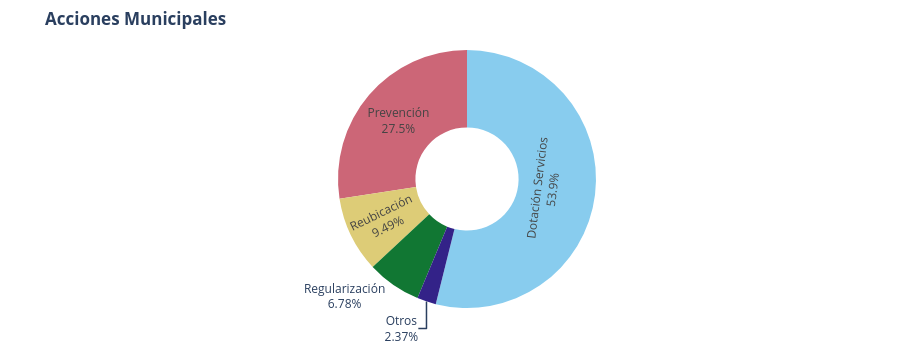

The code cell stored with this chart in its notebook:
### Code cell
# Acciones municipales 
df_actions = pd.read_csv("../datos/Res_territorial_ah_CNGMD2021/res_terr_ah_irreg_cngmd2021_csv/conjunto_de_datos/m2s13p22_cngmd2021.csv")
act_names = {1: 'Regularización', 2: 'Dotación Servicios', 3: 'Reubicación', 4: 'Prevención', 5: 'Otros'}
df_actions['Accion'] = df_actions['accahirr_a'].map(act_names)
df_actions['Realizada'] = df_actions['rensnn1'].apply(lambda x: 1 if x == 1 else 0)

act_stats = df_actions.groupby('Accion')['Realizada'].sum().reset_index()

fig_act = px.pie(
    act_stats, 
    values='Realizada', 
    names='Accion', 
    hole=0.4,
    title='<b>Acciones Municipales</b>',
    color_discrete_sequence=px.colors.qualitative.Safe
)
fig_act.update_traces(textinfo='percent+label')
fig_act.update_layout(
    height=350,
    margin=dict(l=10, r=10, t=50, b=10),
    showlegend=False
)

fig_act.show()

### Figure 1 — Plotly figure (JSON) as saved in the notebook; plotly's stock layout.template omitted (floating-point values rounded to 4 significant figures)
{"data": [{"domain": {"x": [0, 1], "y": [0, 1]}, "hole": 0.4, "hovertemplate": "Accion=%{label}<br>Realizada=%{value}<extra></extra>", "labels": ["Dotación Servicios", "Otros", "Prevención", "Regularización", "Reubicación"], "legendgroup": "", "name": "", "showlegend": true, "textinfo": "percent+label", "type": "pie", "values": [159, 7, 81, 20, 28]}], "layout": {"height": 350, "legend": {"tracegroupgap": 0}, "margin": {"b": 10, "l": 10, "r": 10, "t": 50}, "piecolorway": ["rgb(136, 204, 238)", "rgb(204, 102, 119)", "rgb(221, 204, 119)", "rgb(17, 119, 51)", "rgb(51, 34, 136)", "rgb(170, 68, 153)", "rgb(68, 170, 153)", "rgb(153, 153, 51)", "rgb(136, 34, 85)", "rgb(102, 17, 0)", "rgb(136, 136, 136)"], "showlegend": false, "title": {"text": "<b>Acciones Municipales</b>"}}}
